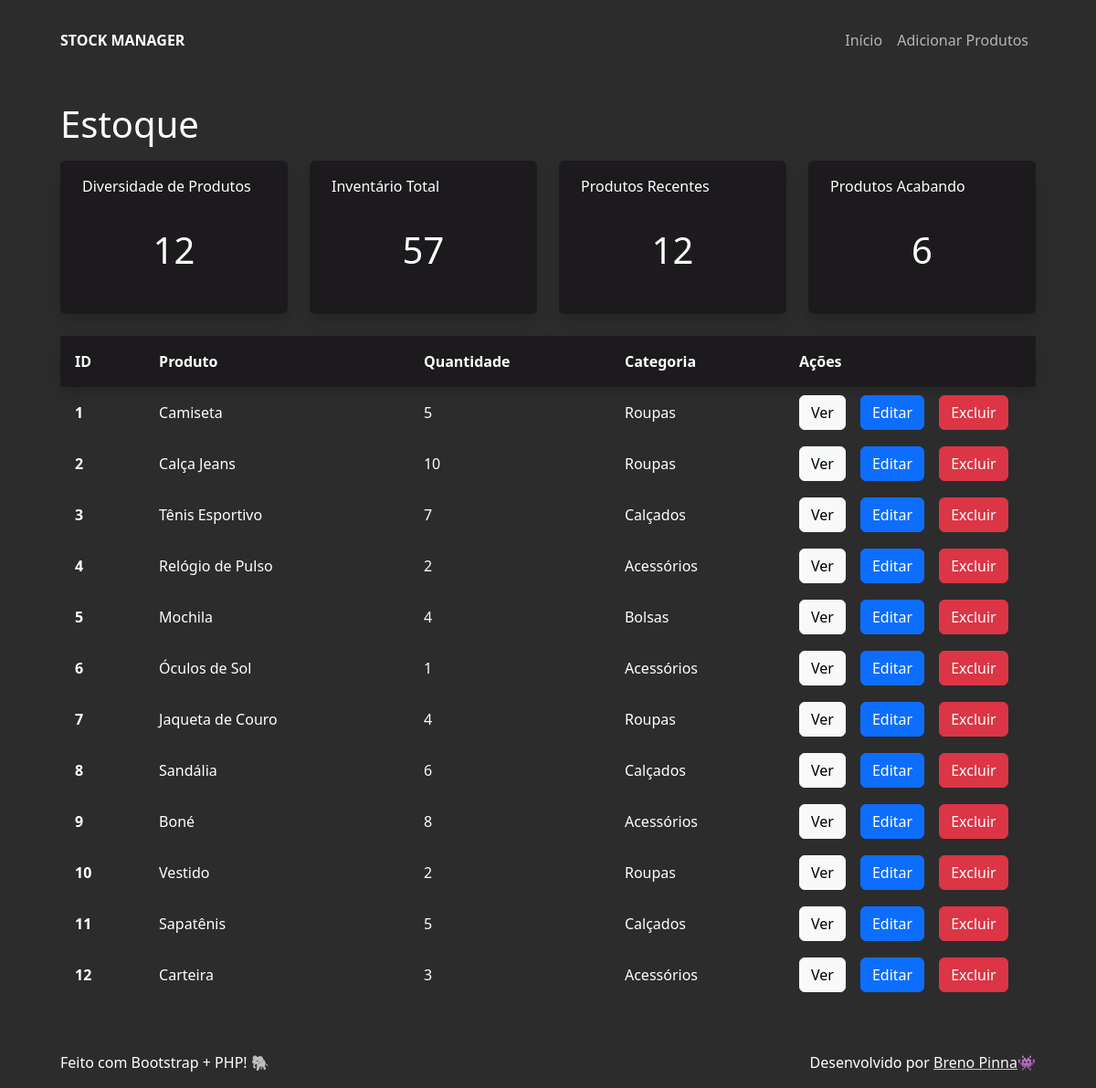
Before: / with the older database file.
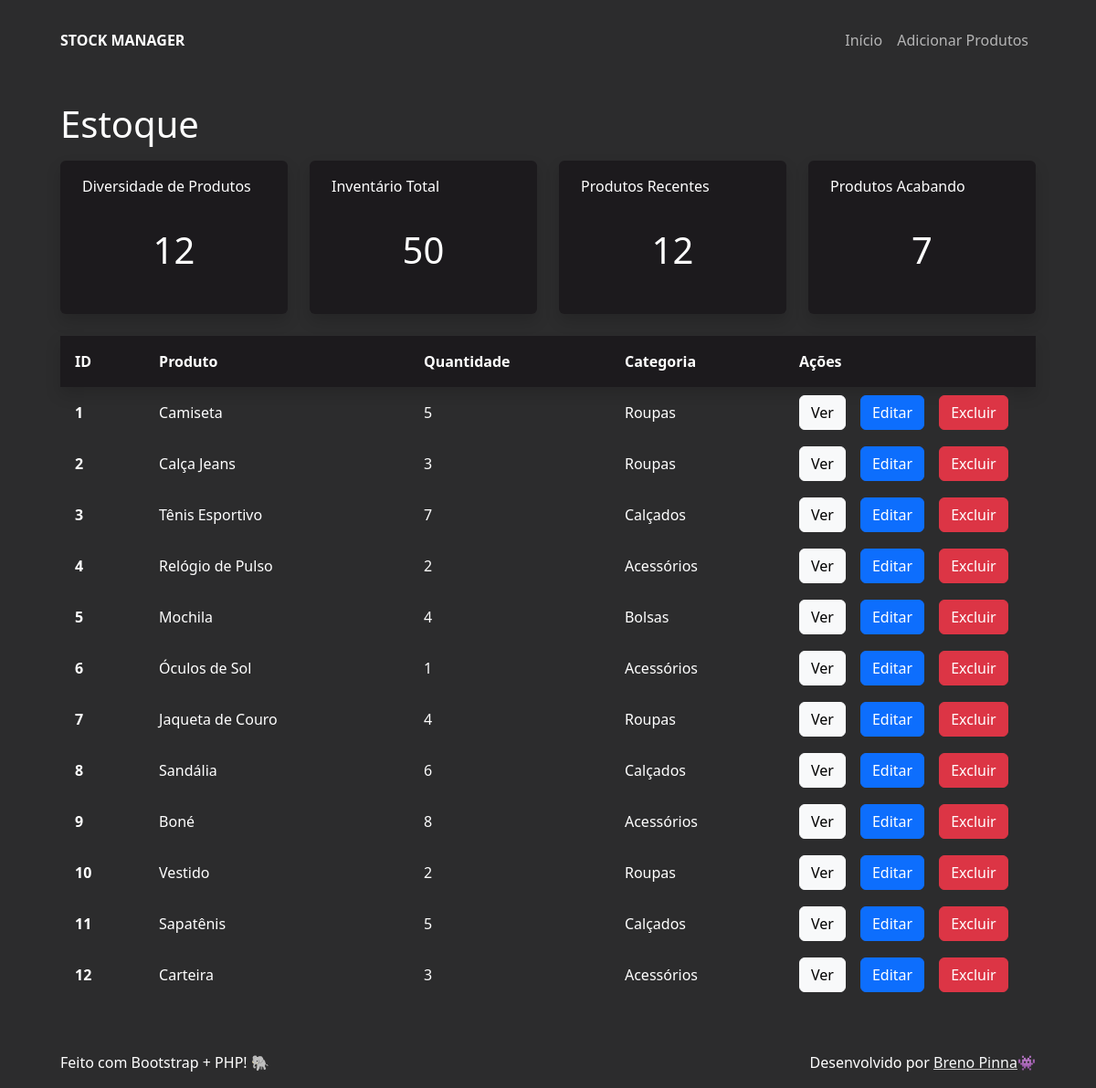
After: the same page with the newer database file.
### tables this page shows
CREATE TABLE products (
  id int NOT NULL AUTO_INCREMENT,
  name varchar(255) NOT NULL,
  quantity int NOT NULL,
  category varchar(255) NOT NULL,
  price decimal(10, 2) NOT NULL,
  description varchar(1000) NOT NULL,
  created_at timestamp DEFAULT CURRENT_TIMESTAMP,
  modified_at timestamp DEFAULT CURRENT_TIMESTAMP ON UPDATE CURRENT_TIMESTAMP,
  PRIMARY KEY (id)
);

### src/data/get_cards_info.php (called while the page is built, shortened)
<?php
  function get_cards_info() {
    try {
      $con = connect();
      $sql = "SELECT
                (SELECT COUNT(DISTINCT products.name) FROM products) AS diversity,
                (SELECT SUM(products.quantity) FROM products) AS total_inventory,
                (SELECT COUNT(*) FROM products WHERE products.created_at >= DATE_SUB(NOW(), INTERVAL 7 DAY)) AS recent_products,
                (SELECT COUNT(*) FROM
                  (SELECT * FROM products WHERE products.quantity < 5) AS low_stock
                ) AS low_stock_count
              FROM products;";
      $stmt = $con->prepare($sql);
      $stmt->execute();
      $cards_info = $stmt->fetch(PDO::FETCH_ASSOC);
      return $cards_info;
    } catch (\Throwable $th) {
      return null;
    }
  }

### src/data/get_table_info.php (called while the page is built, shortened)
<?php
  function get_table_info(){
    try {
      $con = connect();
      $sql = "SELECT products.id, products.name, products.quantity, products.category FROM products;";
      $stmt = $con->prepare($sql);
      $stmt->execute();
      $table_info = $stmt->fetchAll(PDO::FETCH_ASSOC);
      return $table_info;
    } catch (\Throwable $th) {
      return null;
    }
  }

### src/components/table_row.php (the view)
<?php
  function table_row(string $product, int $id, int $quantity, string $category) {
      require_once __DIR__ . '/btn_details.php';
      require_once __DIR__ . '/btn_update.php';
      require_once __DIR__ . '/btn_delete.php';
      $product = htmlspecialchars($product);
      $category = htmlspecialchars($category);
      $btn_details = btn_details($id);
      $btn_update = btn_update($id);
      $btn_delete = btn_delete($id, $product);
      return <<<HTML
      <tr class="align-middle">
        <th class="p-3" scope="row">{$id}</th>
        <td>{$product}</td>
        <td>{$quantity}</td>
        <td>{$category}</td>
        <td class="w-25">
          <div class="d-flex align-items-center flex-nowrap gap-3">
            {$btn_details}
            {$btn_update}
            {$btn_delete}
          </div>
        </td>
      </tr>
HTML;
}

### src/components/header.php (shortened to what this page needs)
<!doctype html>
<html lang="pt-br" data-bs-theme="dark">
  <head>
    <link rel="stylesheet" href="/assets/bootstrap/css/bootstrap.min.css" />
    <link rel="stylesheet" href="/assets/theme.css" />
  </head>
<body class="d-flex flex-column min-vh-100 bg-primary container">
  <header class="bg-primary text-white px-4 py-3">
    <nav class="d-flex justify-content-between align-items-center navbar navbar-expand-sm">
      <a class="text-white text-decoration-none text-uppercase mb-0 fw-bold" href="/">Stock Manager</a>
      <div class="collapse navbar-collapse justify-content-end" id="navbarSupportedContent">
        <ul class="navbar-nav">
          <li class="nav-item">
            <a href="/" class="nav-link">Início</a>
          </li>
          <li class="nav-item">
            <a href="/new" class="nav-link">Adicionar Produtos</a>
          </li>
        </ul>
      </div>
    </nav>
  </header>
  <main class="text-white flex-grow-1 p-4 bg-primary">

### index.php
<?php require_once __DIR__ . '/src/components/header.php' ?>
  <h1 class="fw-light">Estoque</h1>
  <div id="main-container" class="mt-3">
    <?php require_once __DIR__ . '/src/pages/home.php';?>
  </div>
<?php require_once __DIR__ . '/src/components/footer.php' ?>

### src/pages/home.php
<?php
  require_once __DIR__ . '/../data/get_cards_info.php';
  require_once __DIR__ . '/../components/card.php';
  $cards_info = get_cards_info();
?>
<?php if($cards_info): ?>
  <div class="row gap-4 g-0">
    <?= card('Diversidade de Produtos', $cards_info['diversity'])  ?>
    <?= card('Inventário Total', $cards_info['total_inventory'])  ?>
    <?= card('Produtos Recentes', $cards_info['recent_products'])  ?>
    <?= card('Produtos Acabando', $cards_info['low_stock_count'])  ?>
  </div>
  <?php require_once __DIR__ . '/../components/table.php'; ?>
<?php else: ?>
  <p class="p-0 text-start">Nenhum produto encontrado</p>
<?php endif; ?>

### src/components/card.php
<?php
  function card(string $title, string $value){
    return <<<HTML
    <div
      class="col bg-secondary rounded-2 py-3 px-4 text-center d-flex flex-column gap-1 shadow">
      <span class="text-start">{$title}</span>
      <span class="fs-1 fw-medium py-4"> {$value} </span>
    </div>
HTML;
  }

### src/components/table.php
<?php
  require_once __DIR__ . '/../data/get_table_info.php';
  require_once __DIR__ . '/table_row.php';
  $table_info = get_table_info();
  $products = $table_info ? $table_info : [];
?>
<?php if(count($products) > 0): ?>
  <div class="table-responsive-lg">
    <table class="table table-dark table-borderless table-hover mt-4">
      <thead class="bg-secondary shadow">
        <tr class="align-middle">
          <th class="p-3" scope="col">ID</th>
          <th scope="col">Produto</th>
          <th scope="col">Quantidade</th>
          <th scope="col">Categoria</th>
          <th scope="col">Ações</th>
        </tr>
      </thead>
      <tbody>
      <?php foreach ($products as $product): ?>
        <?= table_row($product['name'], $product['id'], $product['quantity'], $product['category']); ?>
      <?php endforeach; ?>
      </tbody>
    </table>
  </div>
<?php endif; ?>

### src/components/btn_details.php
<?php
  function btn_details(int $id){
    return <<<HTML
    <a href="/details?id={$id}" class="btn btn-md btn-light">
        Ver
    </a>
HTML;
  }

### src/components/btn_update.php
<?php
  function btn_update(int $id){
    return <<<HTML
    <a href="/update?id={$id}" class="btn btn-md btn-primary">
        Editar
    </a>
HTML;
  }

### src/components/btn_delete.php
<?php
  function btn_delete(int $id, string $product){
    return <<<HTML
    <button onclick="deleteProduct({$id}, '{$product}')" class="btn btn-md btn-danger">
        Excluir
    </button>
HTML;
  }

### src/components/footer.php (shortened to what this page needs)
</main>
    <footer
      class="bg-primary text-white px-4 py-3 text-center text-md-start">
      <div class="d-flex justify-content-between gap-2">
        <p class="m-0">Feito com Bootstrap + PHP! 🐘</p>
        <span
          >Desenvolvido por
          <a href="https://github.com/brenopinna" class="link-light link-opacity-75-hover link-underline-opacity-75" target="_blank"
            >Breno Pinna</a
          >👾</span
        >
      </div>
    </footer>
  </body>
</html>

### assets/theme.css (style rules this page uses)
:root { --overwrite-primary-color: #2c2c2d; --overwrite-secondary-color: #1c1a1d; }
.bg-primary { background-color: var(--overwrite-primary-color) !important; }
.bg-secondary { background-color: var(--overwrite-secondary-color) !important; }
.table-dark { --bs-table-bg: var(--primary-color) !important; }

Changed rows visible on the page:
changed products "Calça Jeans": quantity "10" → "3"
Other visible differences:
$value: "12 57 12 6" → "12 50 12 7"
